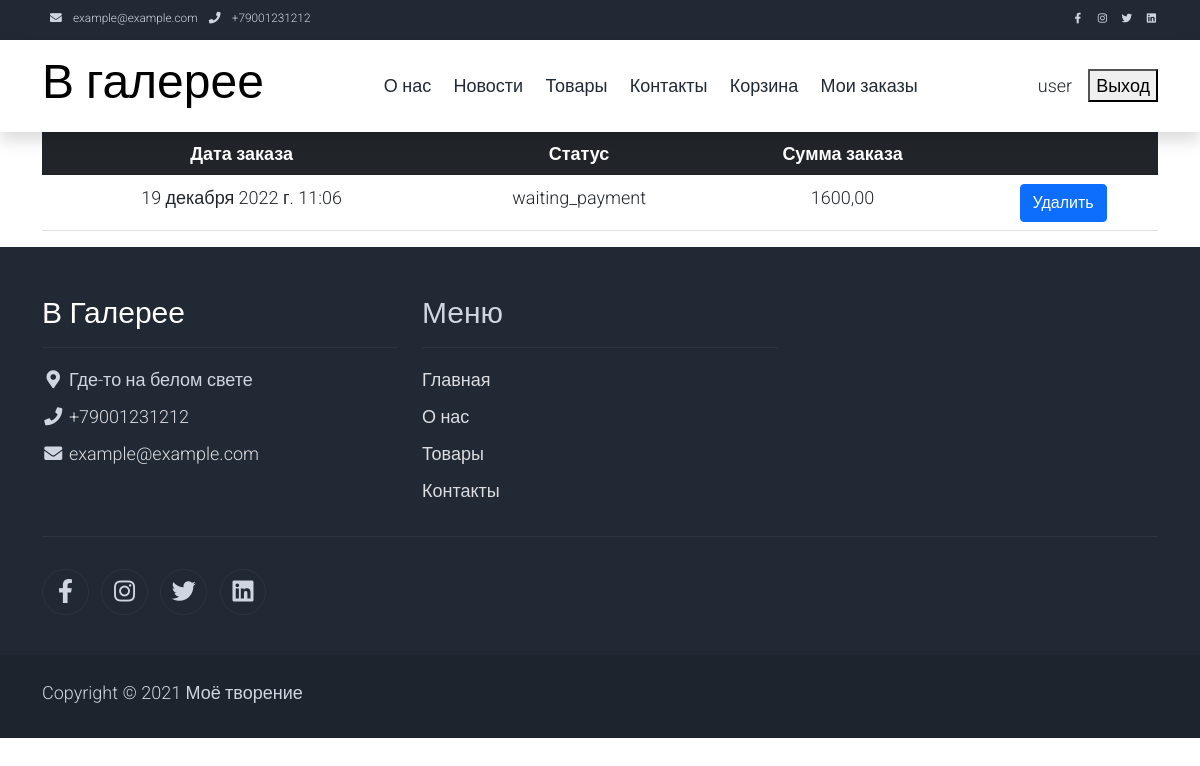
Page /my_orders (signed in) on the committed database.
### main/models.py (models this page shows, shortened)
class Order(models.Model):
    STATUS_CART = 'cart'
    STATUS_WAITING_PAYMENT = 'waiting_payment'
    STATUS_PAID = 'paid'
    STATUS = [
        (STATUS_CART, 'Корзина'),
        (STATUS_WAITING_PAYMENT, 'Ожидает оплаты'),
        (STATUS_PAID, 'Оплачено')
    ]
    user = models.ForeignKey(User, on_delete=models.CASCADE)
    status = models.CharField(max_length=32, choices=STATUS, default=STATUS_CART)
    amount = models.DecimalField(max_digits=20, decimal_places=2, blank=True, null=True)
    creation_time = models.DateTimeField(auto_now_add=True)
    payment = models.ForeignKey(Payment, on_delete=models.PROTECT, blank=True, null=True)
    comment = models.TextField(blank=True, null=True)
    @staticmethod
    def get_paid_and_waiting_cart(user: User):
        cart = Order.objects.filter(user=user).filter(
            Q(status=Order.STATUS_WAITING_PAYMENT) | Q(status=Order.STATUS_PAID))
        return cart

### main/views.py (the view)
# urls.py: path('my_orders', views.my_orders, name='my_orders'),
@login_required(login_url=reverse_lazy('login'))
def my_orders(request):
    cart = Order.get_paid_and_waiting_cart(request.user)
    context = {
        'cart': cart,
    }
    return render(request, 'my_orders.html', context)

### templates/my_orders.html (shortened to what this page needs)
{% extends 'base.html' %}
{% block container %}
    <div class="container text-center">
        <table class="table">
            <thead class="table-dark">
            <tr>
                <th scope="col">Дата заказа</th>
                <th scope="col">Статус</th>
                <th scope="col">Сумма заказа</th>
                <th scope="col"></th>
            </tr>
            </thead>
            <tbody>
            {% for item in cart %}
                <tr>
                    <td>{{ item.creation_time }}</td>
                    <td>{{ item.status }}</td>
                    <td>{{ item.amount }}</td>
                    <td>
                        <form method="POST" action="{% url 'delete_cart' %}">
                            <button type="submit" class="btn btn-primary">Удалить</button>
                        </form>
                    </td>
                </tr>
            {% endfor %}
            </tbody>
        </table>
    </div>
{% endblock container %}

### templates/base.html (shortened to what this page needs)
{% load static %}
<!DOCTYPE html>
<html lang="ru">
<head>
    <link rel="stylesheet" href="{% static 'assets/css/bootstrap.min.css' %}">
    <link rel="stylesheet" href="{% static 'assets/css/templatemo.css' %}">
    <link rel="stylesheet" href="{% static 'assets/css/custom.css' %}">
    <link rel="stylesheet" href="{% static 'assets/css/fontawesome.min.css' %}">
</head>
<body>
<nav class="navbar navbar-expand-lg bg-dark navbar-light d-none d-lg-block" id="templatemo_nav_top">
    <div class="container text-light">
        <div class="w-100 d-flex justify-content-between">
            <div>
                <i class="fa fa-envelope mx-2"></i>
                <a class="navbar-sm-brand text-light text-decoration-none" href="mailto:example@example.com">example@example.com</a>
                <i class="fa fa-phone mx-2"></i>
                <a class="navbar-sm-brand text-light text-decoration-none" href="tel:+79001231212">+79001231212</a>
            </div>
            <div>
                <a class="text-light" href="https://fb.com/" target="_blank" rel="sponsored"><i
                        class="fab fa-facebook-f fa-sm fa-fw me-2"></i></a>
                <a class="text-light" href="https://www.instagram.com/" target="_blank"><i
                        class="fab fa-instagram fa-sm fa-fw me-2"></i></a>
                <a class="text-light" href="https://twitter.com/" target="_blank"><i
                        class="fab fa-twitter fa-sm fa-fw me-2"></i></a>
                <a class="text-light" href="https://www.linkedin.com/" target="_blank"><i
                        class="fab fa-linkedin fa-sm fa-fw"></i></a>
            </div>
        </div>
    </div>
</nav>
<nav class="navbar navbar-expand-lg navbar-light shadow">
    <div class="container d-flex justify-content-between align-items-center">
        <a class="navbar-brand text-success logo h1 align-self-center" href="/">
            В галерее
        </a>
        <div class="align-self-center collapse navbar-collapse flex-fill  d-lg-flex justify-content-lg-between"
             id="templatemo_main_nav">
            <div class="flex-fill">
                <ul class="nav navbar-nav d-flex justify-content-between mx-lg-auto">
                    <li class="nav-item">
                        <a class="nav-link" href="{% url 'about' %}">О нас</a>
                    </li>
                    <li class="nav-item">
                        <a class="nav-link" href="{% url 'news' %}">Новости</a>
                    </li>
                    <li class="nav-item">
                        <a class="nav-link" href="{% url 'shop' %}">Товары</a>
                    </li>
                    <li class="nav-item">
                        <a class="nav-link" href="{% url 'contacts' %}">Контакты</a>
                    </li>
                    {% if user.is_authenticated %}
                        <li class="nav-item">
                            <a class="nav-link" href="{% url 'cart' %}">Корзина</a>
                        </li>
                    {% endif %}
                    {% if user.is_authenticated %}
                        <li class="nav-item">
                            <a class="nav-link" href="{% url 'my_orders' %}">Мои заказы</a>
                        </li>
                    {% endif %}
                </ul>
            </div>
            <div class="navbar align-self-center d-flex">
                <div class="nav-link">
                    {% if user.is_authenticated %}
                        {{ user.username }}
                        </div>
                        <form action="{% url 'logout_user' %}">
                            <button type="submit">Выход</button>
                        </form>
                    {% else %}
                        <form action="{% url 'login' %}">
                            <button type="submit">Войти/Регистрация</button>
                        </form>
                    {% endif %}
            </div>
        </div>
    </div>
</nav>
{% block container %}
{% endblock container %}
<footer class="bg-dark" id="tempaltemo_footer">
    <div class="container">
        <div class="row">
            <div class="col-md-4 pt-5">
                <h2 class="h2 text-success-footer border-bottom pb-3 border-light logo">В Галерее</h2>
                <ul class="list-unstyled text-light footer-link-list">
                    <li>
                        <i class="fas fa-map-marker-alt fa-fw"></i>
                        Где-то на белом свете
                    </li>
                    <li>
                        <i class="fa fa-phone fa-fw"></i>
                        <a class="text-decoration-none" href="tel:+79001231212">+79001231212</a>
                    </li>
                    <li>
                        <i class="fa fa-envelope fa-fw"></i>
                        <a class="text-decoration-none" href="mailto: example@example.com"> example@example.com</a>
                    </li>
                </ul>
            </div>
            <div class="col-md-4 pt-5">
                <h2 class="h2 text-light border-bottom pb-3 border-light">Меню</h2>
                <ul class="list-unstyled text-light footer-link-list">
                    <li><a class="text-decoration-none" href="#">Главная</a></li>
                    <li><a class="text-decoration-none" href="#">О нас</a></li>
                    <li><a class="text-decoration-none" href="#">Товары</a></li>
                    <li><a class="text-decoration-none" href="#">Контакты</a></li>
                </ul>
            </div>
        </div>
        <div class="row text-light mb-4">
            <div class="col-12 mb-3">
                <div class="w-100 my-3 border-top border-light"></div>
            </div>
            <div class="col-auto me-auto">
                <ul class="list-inline text-left footer-icons">
                    <li class="list-inline-item border border-light rounded-circle text-center">
                        <a class="text-light text-decoration-none" target="_blank" href="http://facebook.com/"><i
                                class="fab fa-facebook-f fa-lg fa-fw"></i></a>
                    </li>
                    <li class="list-inline-item border border-light rounded-circle text-center">
                        <a class="text-light text-decoration-none" target="_blank" href="https://www.instagram.com/"><i
                                class="fab fa-instagram fa-lg fa-fw"></i></a>
                    </li>
                    <li class="list-inline-item border border-light rounded-circle text-center">
                        <a class="text-light text-decoration-none" target="_blank" href="https://twitter.com/"><i
                                class="fab fa-twitter fa-lg fa-fw"></i></a>
                    </li>
                    <li class="list-inline-item border border-light rounded-circle text-center">
                        <a class="text-light text-decoration-none" target="_blank" href="https://www.linkedin.com/"><i
                                class="fab fa-linkedin fa-lg fa-fw"></i></a>
                    </li>
                </ul>
            </div>
        </div>
    </div>
    <div class="w-100 bg-black py-3">
        <div class="container">
            <div class="row pt-2">
                <div class="col-12">
                    <p class="text-left text-light">
                        Copyright &copy; 2021 Моё творение
                    </p>
                </div>
            </div>
        </div>
    </div>
</footer>
</body>
</html>

### static/assets/css/templatemo.css (style rules this page uses)
body, ul, li, p, a, label, input, div { font-family: 'Roboto', sans-serif; font-size: 18px !important; font-weight: 300 !important; }
.h1 { font-family: 'Roboto', sans-serif; font-size: 48px !important; font-weight: 200 !important; }
.h2 { font-family: 'Roboto', sans-serif; font-size: 30px !important; font-weight: 300; }
.logo { font-weight: 500 !important; }
.text-success { color: rgb(0, 0, 0) !important; }
.text-success-footer { color: rgb(255, 255, 255) !important; }
.text-light { color: #cfd6e1 !important; }
.bg-dark { background-color: #212934 !important; }
.bg-black { background-color: #1d242d !important; }
#templatemo_nav_top { min-height: 40px; }
#templatemo_nav_top * { font-size: .9em !important; }
#templatemo_main_nav a { color: #212934; }
#tempaltemo_footer a { color: #dcdde1; }
#tempaltemo_footer ul.footer-link-list li { padding-top: 10px; }
#tempaltemo_footer ul.footer-icons li { width: 2.6em; height: 2.6em; line-height: 2.6em; }
#tempaltemo_footer .border-light { border-color: #2d343f !important; }
@media (min-width: 768px) { #templatemo_main_nav .navbar-nav { max-width: 450px; } }
@media (min-width: 992px) { #templatemo_main_nav .navbar-nav { max-width: 550px; } }

### rows in the picture
Order: creation_time "19 декабря 2022 г. 11:06", status "waiting_payment", amount "1600,00"

### other values in the picture
{{ user.username }} "user"
